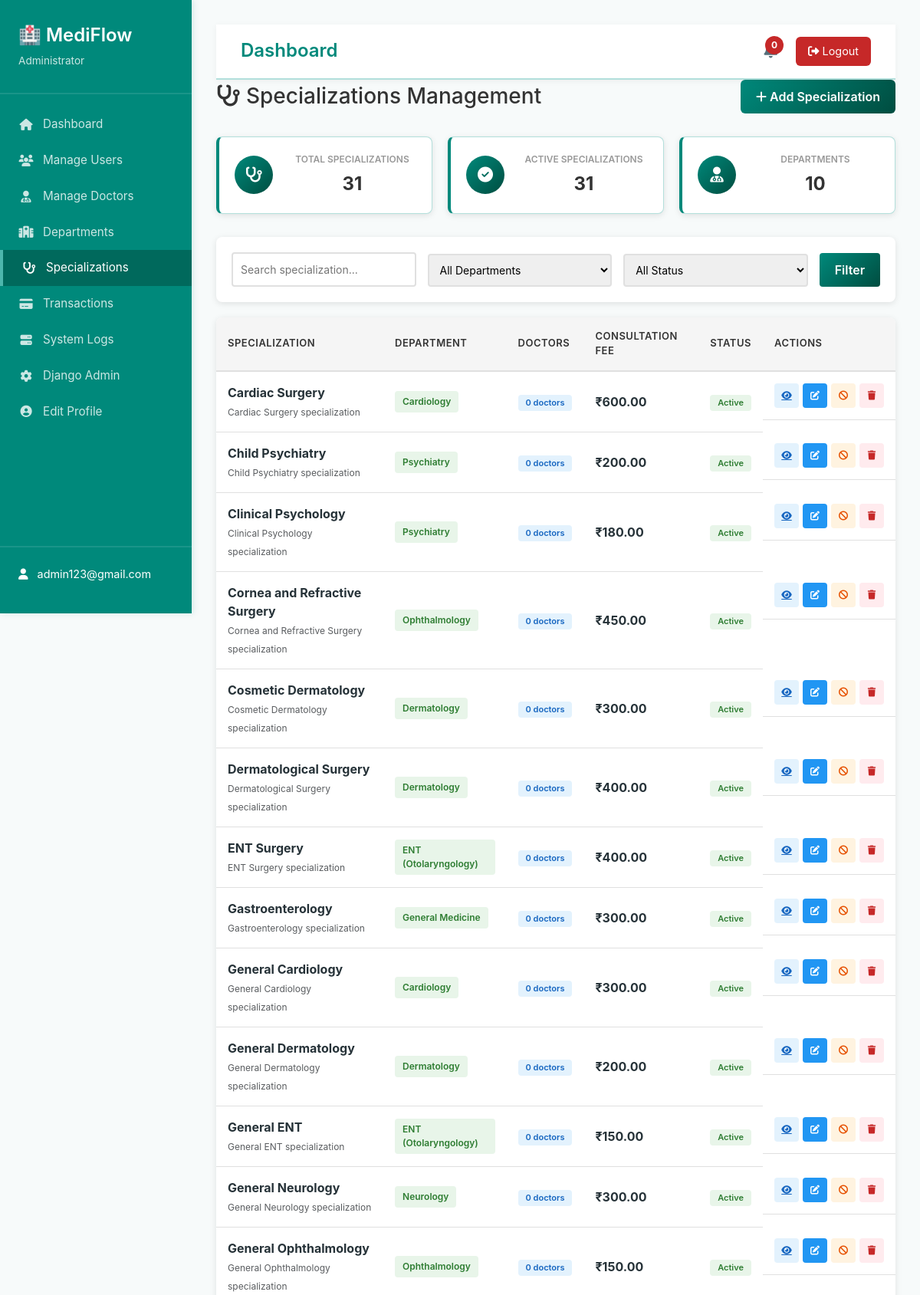
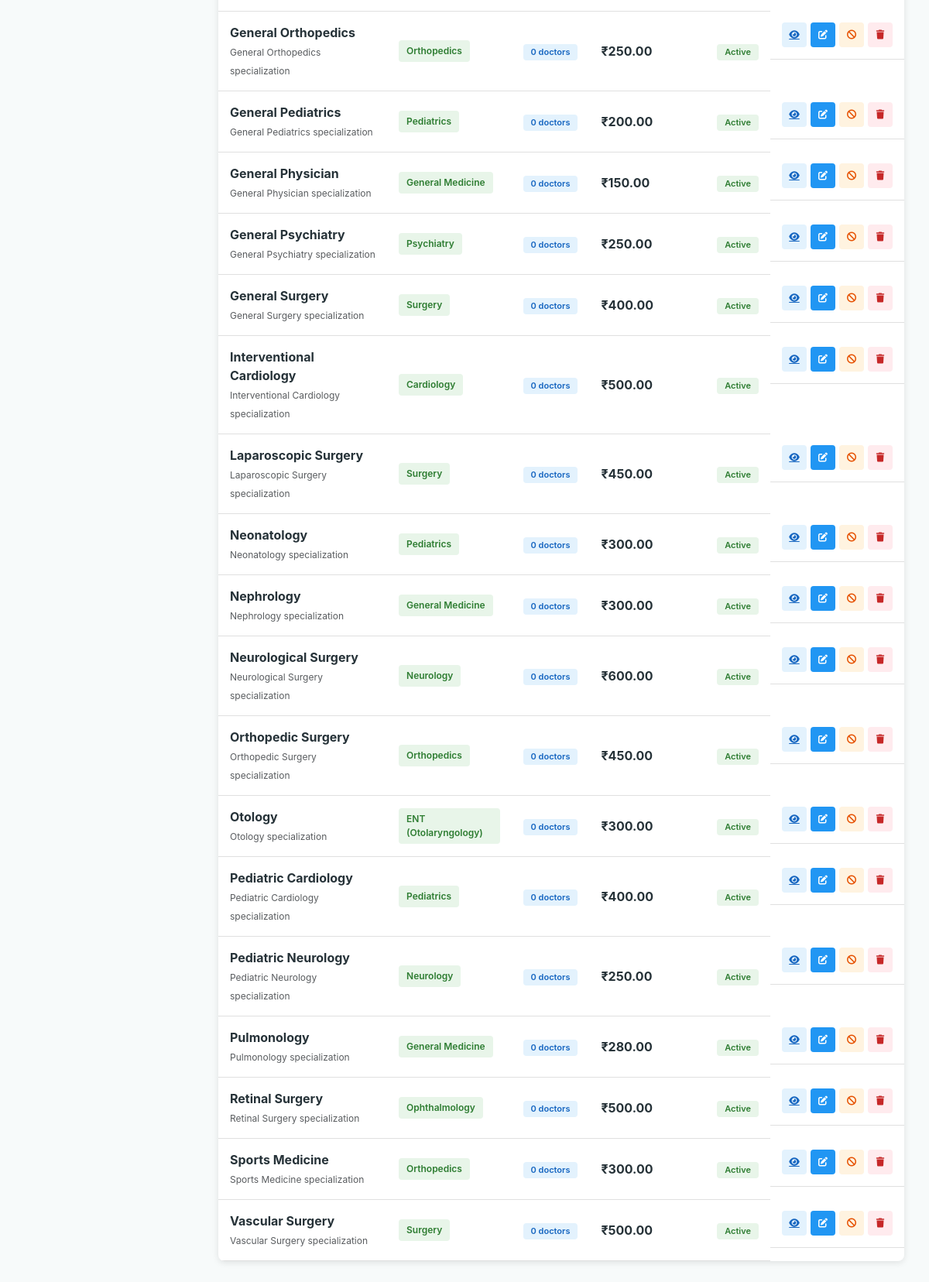
Page /dashboard/specializations/ (signed in) on the committed database (2 pictures, top to bottom).
### accounts/models.py (models this page shows, shortened)
class CustomUser(AbstractUser):
    ROLE_CHOICES = (
        ('DOCTOR', 'Doctor'),
        ('PATIENT', 'Patient'),
    )
    role = models.CharField(
        max_length=10,
        choices=ROLE_CHOICES,
        default='PATIENT'
    )
    google_calendar_token = models.JSONField(
        null=True,
        blank=True,
        help_text="OAuth token for Google Calendar"
    )
    is_2fa_enabled = models.BooleanField(
        default=False,
        help_text="Whether two-factor authentication is enabled"
    )
    class Meta:
        db_table = 'accounts_customuser'
        verbose_name = 'User'
        verbose_name_plural = 'Users'

### admin_management/models.py (models this page shows, shortened)
class Specialization(models.Model):
    name = models.CharField(max_length=100, unique=True)
    department = models.ForeignKey(Department, on_delete=models.SET_NULL, null=True, blank=True, related_name='specializations')
    description = models.TextField(blank=True)
    base_fee = models.DecimalField(max_digits=10, decimal_places=2, default=0, validators=[MinValueValidator(0)])
    consultation_fee = models.DecimalField(max_digits=10, decimal_places=2, default=0, validators=[MinValueValidator(0)])
    status = models.CharField(max_length=20, choices=[('active', 'Active'), ('inactive', 'Inactive')], default='active')
    is_active = models.BooleanField(default=True)
    created_at = models.DateTimeField(auto_now_add=True)
    updated_at = models.DateTimeField(auto_now=True)
    class Meta:
        ordering = ['name']
        verbose_name_plural = 'Specializations'
    @property
    def doctor_count(self):
        return 0

class Department(models.Model):
    name = models.CharField(max_length=100, unique=True)
    code = models.CharField(max_length=20, unique=True, db_index=True, default='DEPT')
    description = models.TextField(blank=True)
    head_of_department = models.ForeignKey(CustomUser, on_delete=models.SET_NULL, null=True, blank=True, limit_choices_to={'role': 'DOCTOR'}, related_name='head_departments')
    status = models.CharField(max_length=20, choices=[('active', 'Active'), ('inactive', 'Inactive')], default='active')
    is_active = models.BooleanField(default=True)
    created_at = models.DateTimeField(auto_now_add=True)
    updated_at = models.DateTimeField(auto_now=True)
    class Meta:
        ordering = ['name']
        verbose_name_plural = 'Departments'

### admin_management/views.py (the view, shortened to what this page needs)
# urls.py: path('specializations/', views.specializations, name='specializations'),
@login_required
@user_passes_test(is_admin)
def specializations(request):
    specializations = Specialization.objects.all()
    search_query = request.GET.get('search', '')
    status_filter = request.GET.get('status', '')
    dept_filter = request.GET.get('department', '')
    sort_by = request.GET.get('sort', 'name')
    if search_query:
        specializations = specializations.filter(name__icontains=search_query)
    if status_filter:
        specializations = specializations.filter(status=status_filter)
    if dept_filter:
        specializations = specializations.filter(department_id=dept_filter)
    specializations = specializations.order_by(sort_by)
    total_specializations = Specialization.objects.count()
    active_specializations = Specialization.objects.filter(status='active').count()
    context = {
        'specializations': specializations,
        'departments': Department.objects.all(),
        'total_specializations': total_specializations,
        'active_specializations': active_specializations,
        'search_query': search_query,
        'status_filter': status_filter,
        'dept_filter': dept_filter,
        'sort_by': sort_by,
    }
    return render(request, 'admin_management/specializations.html', context)

### admin_management/views.py (called while the page is built)
def is_admin(user):
    return user.is_staff or user.role == 'ADMIN'

### templates/admin_management/specializations.html (shortened to what this page needs)
{% extends 'admin_management/base_admin.html' %}
{% block content %}
<div class="admin-content">
    <div class="page-header">
        <h1><i class="fas fa-stethoscope"></i> Specializations Management</h1>
        <button class="btn-primary" onclick="openCreateModal()">
            <i class="fas fa-plus"></i> Add Specialization
        </button>
    </div>
    <div class="stats-grid">
        <div class="stat-card">
            <div class="stat-icon"><i class="fas fa-stethoscope"></i></div>
            <div class="stat-content">
                <p class="stat-label">Total Specializations</p>
                <p class="stat-value">{{ total_specializations }}</p>
            </div>
        </div>
        <div class="stat-card">
            <div class="stat-icon"><i class="fas fa-check-circle"></i></div>
            <div class="stat-content">
                <p class="stat-label">Active Specializations</p>
                <p class="stat-value">{{ active_specializations }}</p>
            </div>
        </div>
        <div class="stat-card">
            <div class="stat-icon"><i class="fas fa-user-md"></i></div>
            <div class="stat-content">
                <p class="stat-label">Departments</p>
                <p class="stat-value">{{ departments|length }}</p>
            </div>
        </div>
    </div>
    <div class="filter-bar">
        <form method="GET" class="filter-form">
            <div class="filter-group">
                <input type="text" name="search" placeholder="Search specialization..." value="{{ search_query }}">
            </div>
            <div class="filter-group">
                <select name="department">
                    <option value="">All Departments</option>
                </select>
            </div>
            <div class="filter-group">
                <select name="status">
                    <option value="">All Status</option>
                </select>
            </div>
            <button type="submit" class="btn-filter">Filter</button>
        </form>
    </div>
    <div class="spec-table-container">
        {% if specializations %}
            <table class="data-table">
                <thead>
                    <tr>
                        <th>Specialization</th>
                        <th>Department</th>
                        <th>Doctors</th>
                        <th>Consultation Fee</th>
                        <th>Status</th>
                        <th>Actions</th>
                    </tr>
                </thead>
                <tbody>
                    {% for specialization in specializations %}
                    <tr>
                        <td>
                            <strong>{{ specialization.name }}</strong>
                            <br>
                            <small class="text-muted">{{ specialization.description|truncatewords:5 }}</small>
                        </td>
                        <td>
                            {% if specialization.department %}
                                <span class="dept-badge">{{ specialization.department.name }}</span>
                            {% else %}
                                <span class="badge badge-secondary">None</span>
                            {% endif %}
                        </td>
                        <td>
                            <span class="badge badge-info">{{ specialization.doctor_count }} doctors</span>
                        </td>
                        <td>
                            <strong>₹{{ specialization.consultation_fee|default:0 }}</strong>
                        </td>
                        <td>
                            <span class="badge badge-{% if specialization.status == 'active' %}success{% else %}danger{% endif %}">
                                {{ specialization.get_status_display }}
                            </span>
                        </td>
                        <td class="action-buttons">
                            <a href="{% url 'admin_management:specialization_detail' specialization.id %}" class="btn-small btn-info" title="View Doctors">
                                <i class="fas fa-eye"></i>
                            </a>
                            <button class="btn-small btn-edit" onclick="editSpec({{ specialization.id }}, '{{ specialization.name }}', '{{ specialization.department.id|default:'' }}', '{{ specialization.consultation_fee|default:0 }}', '{{ specialization.description|escapejs }}')">
                                <i class="fas fa-edit"></i>
                            </button>
                            <form method="POST" action="{% url 'admin_management:specialization_action' specialization.id 'toggle' %}" style="display:inline;">
                                <button type="submit" class="btn-small btn-{% if specialization.status == 'active' %}warning{% else %}success{% endif %}" title="Toggle Status">
                                    <i class="fas fa-{% if specialization.status == 'active' %}ban{% else %}check{% endif %}"></i>
                                </button>
                            </form>
                            <form method="POST" action="{% url 'admin_management:specialization_action' specialization.id 'delete' %}" style="display:inline;" onsubmit="return confirm('Delete this specialization?');">
                                <button type="submit" class="btn-small btn-danger" title="Delete">
                                    <i class="fas fa-trash"></i>
                                </button>
                            </form>
                        </td>
                    </tr>
                    {% endfor %}
                </tbody>
            </table>
        {% else %}
            <div class="empty-state">
                <i class="fas fa-inbox"></i>
                <p>No specializations found. Create one to get started!</p>
            </div>
        {% endif %}
    </div>
</div>
{% endblock %}

### templates/admin_management/base_admin.html (shortened to what this page needs)
<!DOCTYPE html>
<html lang="en">
<head>
    <link href="https://cdn.jsdelivr.net/npm/bootstrap@5.3.0/dist/css/bootstrap.min.css" rel="stylesheet">
    <link rel="stylesheet" href="https://cdnjs.cloudflare.com/ajax/libs/font-awesome/6.4.0/css/all.min.css">
</head>
<body>
    <div class="sidebar">
        <div class="sidebar-header">
            <h2>🏥 MediFlow</h2>
            <p>Administrator</p>
        </div>
        <ul class="sidebar-menu">
            <li><a href="{% url 'admin_management:dashboard' %}" class="{% if request.resolver_match.url_name == 'dashboard' %}active{% endif %}">
                <i class="fas fa-home"></i> Dashboard
            </a></li>
            <li><a href="{% url 'admin_management:manage_users' %}" class="{% if request.resolver_match.url_name == 'manage_users' %}active{% endif %}">
                <i class="fas fa-users"></i> Manage Users
            </a></li>
            <li><a href="{% url 'admin_management:manage_doctors' %}" class="{% if request.resolver_match.url_name == 'manage_doctors' %}active{% endif %}">
                <i class="fas fa-user-md"></i> Manage Doctors
            </a></li>
            <li><a href="{% url 'admin_management:departments' %}" class="{% if request.resolver_match.url_name == 'departments' %}active{% endif %}">
                <i class="fas fa-hospital"></i> Departments
            </a></li>
            <li><a href="{% url 'admin_management:specializations' %}" class="{% if request.resolver_match.url_name == 'specializations' %}active{% endif %}">
                <i class="fas fa-stethoscope"></i> Specializations
            </a></li>
            <li><a href="{% url 'admin_management:transactions' %}" class="{% if request.resolver_match.url_name == 'transactions' %}active{% endif %}">
                <i class="fas fa-credit-card"></i> Transactions
            </a></li>
            <li><a href="{% url 'admin_management:system_logs' %}" class="{% if request.resolver_match.url_name == 'system_logs' %}active{% endif %}">
                <i class="fas fa-server"></i> System Logs
            </a></li>
            <li><a href="/admin/">
                <i class="fas fa-cog"></i> Django Admin
            </a></li>
            <li><a href="{% url 'admin_management:edit_profile' %}" class="{% if request.resolver_match.url_name == 'edit_profile' %}active{% endif %}">
                <i class="fas fa-user-circle"></i> Edit Profile
            </a></li>
        </ul>
        <div class="sidebar-footer">
            <div class="user-info">
                <i class="fas fa-user"></i>
                <span>{{ request.user.email }}</span>
            </div>
        </div>
    </div>
    <div class="main-content">
        <div class="navbar-admin">
            <h1>{% block page_title %}Dashboard{% endblock %}</h1>
            <div class="navbar-actions">
                <div class="notification-badge">
                    <span class="badge-number">0</span>
                </div>
                <form method="post" action="{% url 'logout' %}" style="margin: 0;" onsubmit="return confirm('Are you sure you want to logout?');">
                    <button type="submit" class="logout-btn">
                        <i class="fas fa-sign-out-alt"></i> Logout
                    </button>
                </form>
            </div>
        </div>
        {% block content %}{% endblock %}
    </div>
</body>
</html>

### templates/admin_management/base_admin.html (style rules this page uses)
:root { --primary-teal: #00897B; --secondary-teal: #00695C; --accent-teal: #4DB6AC; --background: #F7FAFA; --card-bg: #FFFFFF; --text-color: #263238; --text-light: #546E7A; --success: #2E7D32; --danger: #C62828; --warning: #F57C00; --border-color: #B2DFDB; }
* { margin: 0; padding: 0; box-sizing: border-box; }
body { font-family: -apple-system, BlinkMacSystemFont, 'Segoe UI', Roboto, sans-serif; background-color: var(--background); color: var(--text-color); }
.sidebar { background: var(--primary-teal); color: white; height: 100vh; position: fixed; left: 0; top: 0; width: 250px; overflow-y: auto; box-shadow: 2px 0 8px rgba(0, 137, 123, 0.15); }
.sidebar-header { padding: 2rem 1.5rem; border-bottom: 2px solid rgba(255, 255, 255, 0.1); }
.sidebar-header h2 { font-size: 1.5rem; margin: 0; font-weight: 600; }
.sidebar-header p { font-size: 0.85rem; opacity: 0.8; margin: 0.5rem 0 0 0; }
.sidebar-menu { list-style: none; padding: 1rem 0; }
.sidebar-menu li { margin: 0; }
.sidebar-menu a { display: flex; align-items: center; gap: 0.75rem; padding: 0.75rem 1.5rem; color: rgba(255, 255, 255, 0.8); text-decoration: none; transition: all 0.2s; font-size: 0.95rem; }
.sidebar-menu a.active { background: var(--secondary-teal); color: white; border-left: 4px solid var(--accent-teal); }
.sidebar-menu i { width: 20px; text-align: center; }
.sidebar-footer { position: absolute; bottom: 0; width: 100%; padding: 1.5rem; border-top: 2px solid rgba(255, 255, 255, 0.1); }
.user-info { display: flex; align-items: center; gap: 0.75rem; margin-bottom: 1rem; font-size: 0.9rem; }
.main-content { margin-left: 250px; padding: 2rem; }
.navbar-admin { background: white; border-bottom: 2px solid var(--border-color); box-shadow: 0 2px 8px rgba(0, 0, 0, 0.05); padding: 1rem 2rem; display: flex; justify-content: space-between; align-items: center; position: sticky; top: 0; z-index: 100; }
.navbar-admin h1 { font-size: 1.5rem; color: var(--primary-teal); margin: 0; font-weight: 600; }
.navbar-actions { display: flex; align-items: center; gap: 1.5rem; }
.notification-badge { position: relative; display: inline-block; }
.badge-number { position: absolute; top: -8px; right: -8px; background: var(--danger); color: white; border-radius: 50%; width: 24px; height: 24px; display: flex; align-items: center; justify-content: center; font-size: 0.75rem; font-weight: bold; }
.logout-btn { background: var(--danger); color: white; border: none; padding: 0.5rem 1rem; border-radius: 6px; cursor: pointer; font-size: 0.9rem; transition: background 0.2s; }
.stat-card { background: var(--card-bg); border-radius: 10px; padding: 1.5rem; text-align: center; border: 1px solid var(--border-color); box-shadow: 0 2px 8px rgba(0, 0, 0, 0.05); transition: transform 0.2s; }
.stat-label { font-size: 0.9rem; color: var(--text-light); }
.filter-group { display: flex; flex-direction: column; }
.filter-group input, .filter-group select { padding: 0.75rem; border: 1px solid var(--border-color); border-radius: 6px; font-size: 0.9rem; }

### rows in the picture
CustomUser: user.email "admin123@gmail.com"
Specialization: name "Cardiac Surgery", description "Cardiac Surgery specialization", department.name "Cardiology", doctor_count "0", consultation_fee "600.00", status "Active"
Specialization: name "Child Psychiatry", description "Child Psychiatry specialization", department.name "Psychiatry", doctor_count "0", consultation_fee "200.00", status "Active"
Specialization: name "Clinical Psychology", description "Clinical Psychology specialization", department.name "Psychiatry", doctor_count "0", consultation_fee "180.00", status "Active"
Specialization: name "Cornea and Refractive Surgery", description "Cornea and Refractive Surgery specialization", department.name "Ophthalmology", doctor_count "0", consultation_fee "450.00", status "Active"
Specialization: name "Cosmetic Dermatology", description "Cosmetic Dermatology specialization", department.name "Dermatology", doctor_count "0", consultation_fee "300.00", status "Active"
Specialization: name "Dermatological Surgery", description "Dermatological Surgery specialization", department.name "Dermatology", doctor_count "0", consultation_fee "400.00", status "Active"
Specialization: name "ENT Surgery", description "ENT Surgery specialization", department.name "ENT (Otolaryngology)", doctor_count "0", consultation_fee "400.00", status "Active"
Specialization: name "Gastroenterology", description "Gastroenterology specialization", department.name "General Medicine", doctor_count "0", consultation_fee "300.00", status "Active"
Specialization: name "General Cardiology", description "General Cardiology specialization", department.name "Cardiology", doctor_count "0", consultation_fee "300.00", status "Active"
Specialization: name "General Dermatology", description "General Dermatology specialization", department.name "Dermatology", doctor_count "0", consultation_fee "200.00", status "Active"
Specialization: name "General ENT", description "General ENT specialization", department.name "ENT (Otolaryngology)", doctor_count "0", consultation_fee "150.00", status "Active"
Specialization: name "General Neurology", description "General Neurology specialization", department.name "Neurology", doctor_count "0", consultation_fee "300.00", status "Active"
Specialization: name "General Ophthalmology", description "General Ophthalmology specialization", department.name "Ophthalmology", doctor_count "0", consultation_fee "150.00", status "Active"
Specialization: name "General Orthopedics", description "General Orthopedics specialization", department.name "Orthopedics", doctor_count "0", consultation_fee "250.00", status "Active"
Specialization: name "General Pediatrics", description "General Pediatrics specialization", department.name "Pediatrics", doctor_count "0", consultation_fee "200.00", status "Active"
Specialization: name "General Physician", description "General Physician specialization", department.name "General Medicine", doctor_count "0", consultation_fee "150.00", status "Active"
Specialization: name "General Psychiatry", description "General Psychiatry specialization", department.name "Psychiatry", doctor_count "0", consultation_fee "250.00", status "Active"
Specialization: name "General Surgery", description "General Surgery specialization", department.name "Surgery", doctor_count "0", consultation_fee "400.00", status "Active"
Specialization: name "Interventional Cardiology", description "Interventional Cardiology specialization", department.name "Cardiology", doctor_count "0", consultation_fee "500.00", status "Active"
Specialization: name "Laparoscopic Surgery", description "Laparoscopic Surgery specialization", department.name "Surgery", doctor_count "0", consultation_fee "450.00", status "Active"
Specialization: name "Neonatology", description "Neonatology specialization", department.name "Pediatrics", doctor_count "0", consultation_fee "300.00", status "Active"
Specialization: name "Nephrology", description "Nephrology specialization", department.name "General Medicine", doctor_count "0", consultation_fee "300.00", status "Active"
Specialization: name "Neurological Surgery", description "Neurological Surgery specialization", department.name "Neurology", doctor_count "0", consultation_fee "600.00", status "Active"
Specialization: name "Orthopedic Surgery", description "Orthopedic Surgery specialization", department.name "Orthopedics", doctor_count "0", consultation_fee "450.00", status "Active"
Specialization: name "Otology", description "Otology specialization", department.name "ENT (Otolaryngology)", doctor_count "0", consultation_fee "300.00", status "Active"
Specialization: name "Pediatric Cardiology", description "Pediatric Cardiology specialization", department.name "Pediatrics", doctor_count "0", consultation_fee "400.00", status "Active"
Specialization: name "Pediatric Neurology", description "Pediatric Neurology specialization", department.name "Neurology", doctor_count "0", consultation_fee "250.00", status "Active"
Specialization: name "Pulmonology", description "Pulmonology specialization", department.name "General Medicine", doctor_count "0", consultation_fee "280.00", status "Active"
Specialization: name "Retinal Surgery", description "Retinal Surgery specialization", department.name "Ophthalmology", doctor_count "0", consultation_fee "500.00", status "Active"
Specialization: name "Sports Medicine", description "Sports Medicine specialization", department.name "Orthopedics", doctor_count "0", consultation_fee "300.00", status "Active"
Specialization: name "Vascular Surgery", description "Vascular Surgery specialization", department.name "Surgery", doctor_count "0", consultation_fee "500.00", status "Active"

### other values in the picture
{{ total_specializations }} "31"
{{ active_specializations }} "31"
{{ departments|length }} "10"
